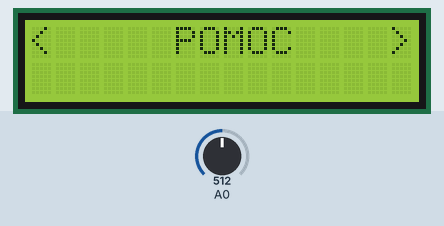
This sketch was run on a simulated Arduino Uno, built with avr-gcc and run on an emulated ATmega328P. On the bench: 16×2 character LCD. The test bench sets the inputs (shaded band); at power-on: A0 = 512. What the sketch prints to the serial monitor is not drawn.

Above: at 1.2 s.
1.3 s: A0 set to 560
At 1.7 s:
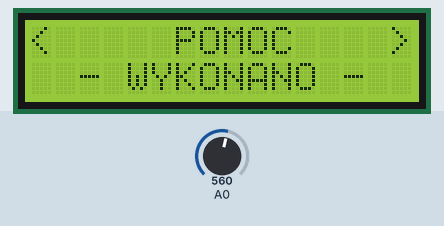
3.8 s: A0 set to 532
At 4.1 s:
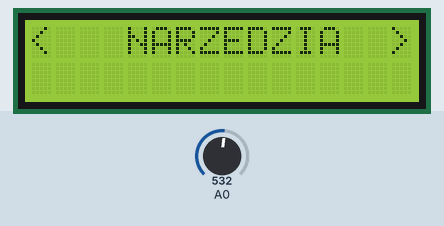
5.3 s: A0 set to 716
At 5.8 s:
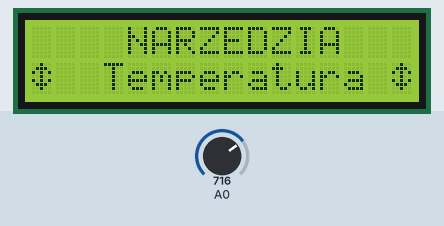
6.8 s: A0 set to 362
8.3 s: A0 set to 333
At 8.7 s:
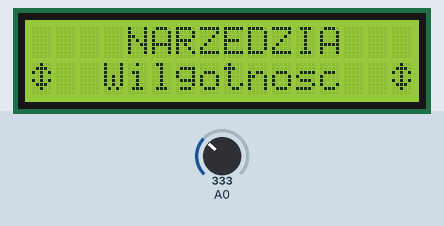
9.8 s: A0 set to 560
At 10.1 s:
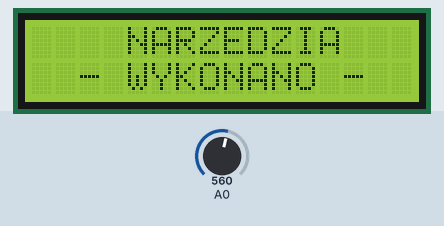
Timing chart, 0 to 12.8 s (numbered marks = the images above; inputs shaded):
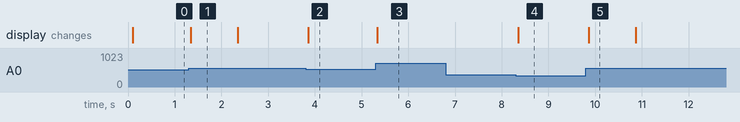

Measured:
- the behaviour switches between 550 and 549 on A0 (found by bisection; images 1 and 2)
- the behaviour switches between 350 and 349 on A0 (found by bisection; images 3 and 4)
- after the input at 1.3 s, the display: changes at once (image 1)
- after the input at 3.8 s, the display: changes after 0.06 s (image 2)
- after the input at 5.3 s, the display: changes at once (image 3)
- after the input at 6.8 s, every drawn part: stays the same
- after the input at 8.3 s, the display: changes after 0.05 s (image 4)
- after the input at 9.8 s, the display: changes after 0.06 s (image 5)

The sketch:

meniu.ino
```cpp
    /*
    MOJE Przykładowe MENU: (w sumie 19 opcji w trzech poziomach - rodzic, dziecko, wnuk)

           PLIK            EDYCJA          SZKIC           NARZEDZIA            POMOC
              Nowy            Kopiuj          Kompiluj         Temperatura
              Zapisz          Wklej           Importuj            Odczyt
              Exit            Zaznacz            EEPROM           Ustaw
                                                 GSM           Wilgotnosc

    rodzice (poziom 0) : PLIK, EDYCJA, SZKIC, NARZEDZIA, POMOC
    dzieci  (poziom 1) : Nowy, Zapisz, Exit, Kopiuj, Wklej, Zaznacz,
                         Kompiluj, Importuj, Temperatura, Wilgotnosc
    wnuki   (poziom 2) : EEPROM i GSM dla Importuj oraz Odczyt i Ustaw dla Temperatura
    */
    #include <LiquidCrystal.h>
    LiquidCrystal lcd(8,9,4,5,6,7); // konfiguracja pinów dla LCD
    uint8_t arrowUpDown[8] = {0x4,0xe,0x15,0x4,0x15,0xe,0x4}; // strzałka góra-dół
    const int ILE=20;      // ilość opcji +1
    int poz=1;             // nr aktualnej pozycji menu
    int popm=1;            // nr poprzedniej pozycji menu
    int pop=-1;            // poprzedni odczyt stanu klawiatury
    int akt=-1;            // aktualny odczyt stanu klawiatury
    char opcje[ILE][16]={  // tablica nazw opcji
      "              ",    // jedna pusta linia, dla czyszczenia LCD
      "     PLIK     ",    // 1   // numer opcji
      "     Nowy     ",    // 2
      "    Zapisz    ",    // 3
      "     Exit     ",    // 4
      "    EDYCJA    ",    // 5
      "    Kopiuj    ",    // 6
      "     Wklej    ",    // 7
      "    Zaznacz   ",    // 8
      "     SZKIC    ",    // 9
      "   Kompiluj   ",    // 10
      "   Importuj   ",    // 11
      "    EEPROM    ",    // 12
      "      GSM     ",    // 13
      "   NARZEDZIA  ",    // 14
      "  Temperatura ",    // 15
      "    Odczyt    ",    // 16
      "    Ustaw     ",    // 17
      "  Wilgotnosc  ",    // 18
      "     POMOC    ",    // 19
    };
    /* Poniżej specyficzna tablica do nawigacji po menu.
    Znaczenie poszczególnych składników:
    index 0 - nr pozycji powyżej - UP (w stosunku do obecnej)
    index 1 - numer pozycji dla RIGHT ( na prawo)
    index 2 - numer pozycji dla DOWN (poniżej)
    index 3 - numer pozycji dla LEFT ( na lewo)
    index 4 - numer pozycji dla OK ( dla -1 skok do funkcji akcjaOK )
    index 5 - poziom menu 0 - rodzic( poziom 0), 1 - dziecko (poziom 1) ,2 - wnuk (poziom2)
     przykłady:
     Zapisz (opcja nr 3) ma : UP-2, RIGHT-0, DOWN-4, LEFT-0, OK (-1) , 1 - bo to poziom 1 menu
     Temperatura (opcja 15) ma: UP-14, RIGHT-0, DOWN-18, LEFT-0, OK-16, 1 bo to poziom 1 menu
     Ustaw (opcja 17) ma: UP-16, RIGHT-0, DOWN-0, LEFT-0, OK (-1), 2, bo to poziom 2 menu
    */
    int navi[ILE][6]={       // tablica opcji nawigacji po menu
    {0,0,0,0,0,0},           // dla pustej linii
    {0,5,0,19,2,0},          // PLIK
    {1,0,3,0,-1,1},          // Nowy
    {2,0,4,0,-1,1},          // Zapisz
    {3,0,0,0,-1,1},          // Exit
    {0,9,0,1,6,0},           // EDYCJA
    {5,0,7,0,-1,1},          // Kopiuj
    {6,0,8,0,-1,1},          // Wklej
    {7,0,0,0,-1,1},          // Zaznacz
    {0,14,0,5,10,0},         // SZKIC
    {9,0,11,0,-1,1},         // Kompiluj
    {10,0,0,0,12,1},         // Importuj
    {11,0,13,0,-1,2},        // EEPROM
    {12,0,0,0,-1,2},         // GSM
    {0,19,0,9,15,0},         // NARZEDZIA
    {14,0,18,0,16,1},        // Temperatura
    {15,0,17,0,-1,2},        // Odczyt
    {16,0,0,0,-1,2},         // Ustaw
    {15,0,0,0,-1,1},         // Wilgotnosc
    {0,1,0,14,-1,0}          // POMOC
    };
    //--- odczyt stanu klawiatury ---------------------------------------
    volatile int klawisz(int analog)
    {
       int stan_Analog = analogRead(analog);delay(30);
       if (stan_Analog > 1000) return -1; // dla wartosci poza zakresem
       if (stan_Analog < 50)   return 0;  // w prawo
       if (stan_Analog < 150)  return 1;  // do gĂłry
       if (stan_Analog < 350)  return 2;  // w dĂłĹ‚
       if (stan_Analog < 550)  return 3;  // w lewo
       if (stan_Analog < 750)  return 4;  // OK
       return -1;                         // nic nie wcisnieto
    }
    // --- akcja po wcisnięciu klawisza OK ------------------------------
    void akcjaOK()
    {
      Serial.println("  - WYKONANO -  ");
      lcd.setCursor(0,1);lcd.print("  - WYKONANO -  ");
      switch(poz)
        {
        case 2:       // obsługa opcji Nowy (funkcja obsługi do napisania)
              break;
        case 3:       // obsługa opcji Zapisz (wszędzie poniżej funkcje obsługi)
              break;
        case 4:       // obsługa opcji Exit
              break;
        case 6:       // obsługa opcji Kopiuj
              break;
        case 7:       // obsługa opcji Wklej
              break;
        case 8:       // obsługa opcji Zzanacz
              break;
        case 10:      // obsługa opcji Kompiluj
              break;
        case 12:      // obsługa opcji Importuj -> EEPROM
              break;
        case 13:      // obsługa opcji Importuj -> GSM
              break;
        case 16:      // obsługa opcji Temperatura -> Odczyt
              break;
        case 17:      // obsługa opcji Temperatura -> Ustaw
              break;
        case 18:      // obsługa opcji Wilgotność
              break;
        case 19:      // obsługa opcji POMOC
              break;
        }
      delay(1000);    // opcjonalne aby zobaczyć komunikat"  - WYKONANO - "
      ekran();        // powrót do ostatniej opcji
    }
    // --- funkcja ekran ------------------------------------------------
    void ekran()
    {
      if(navi[poz][5]==0) // jeśli rodzic to wyświetlamy w pierwszej linii LCD
        {
        lcd.clear();
        lcd.setCursor(0,0);lcd.print("<");lcd.print(opcje[poz]);lcd.print(">");
        }
      else               // jeśli dziecko lub wnuk to w drugiej linii
        {
          lcd.setCursor(0,0);lcd.print(" ");lcd.setCursor(15,0);lcd.print(" ");
          lcd.setCursor(0,1);lcd.print("                ");
          lcd.setCursor(0,1);lcd.print((char)0);lcd.print(opcje[poz]);lcd.print((char)0);
        }
      Serial.println(opcje[poz]);  // opcjonalnie także na serialu
    }
    // --- funkcja menu -------------------------------------------------
    void menu()
    {
      akt=klawisz(0); // odczyt stanu klawiatury analogowej podpiętej do Analog 0
      if(akt!=pop)    // jeśli zmiana (naciśnięto coś)
        {
          switch(akt)
          {
          case 0: if(navi[poz][1]!=0)poz=navi[poz][1];break;  // klawisz w prawo
          case 1: if(navi[poz][0]!=0)poz=navi[poz][0];break;  // w górę
          case 2: if(navi[poz][2]!=0)poz=navi[poz][2];break;  // w dół
          case 3: if(navi[poz][3]!=0)poz=navi[poz][3];break;  // w lewo
          case 4: if(navi[poz][4]!=-1)poz=navi[poz][4];else akcjaOK();break;  // OK
          }
        if(akt!=-1 && poz!=popm){ekran();popm=poz;} // przy zmianie pozycji menu
                                                    // aktualizujemy LCD
        }
      pop=akt; // przypisanie aby nie generować autopowtarzania
    }
    // --- funkcja setup ------------------------------------------------
    void setup()
    {
      Serial.begin(9600);
      lcd.begin(16,2);               // inicjacja LCD
      lcd.createChar(0,arrowUpDown); // tworzymy nietypowy znak w pamięci LCD
      ekran();                       // wyświetlamy na LCD
    }
    // --- neverending story --------------------------------------------
    void loop()
    {
      menu(); // wywołujemy menu
    }
    // === KONIEC ========================================================
```
